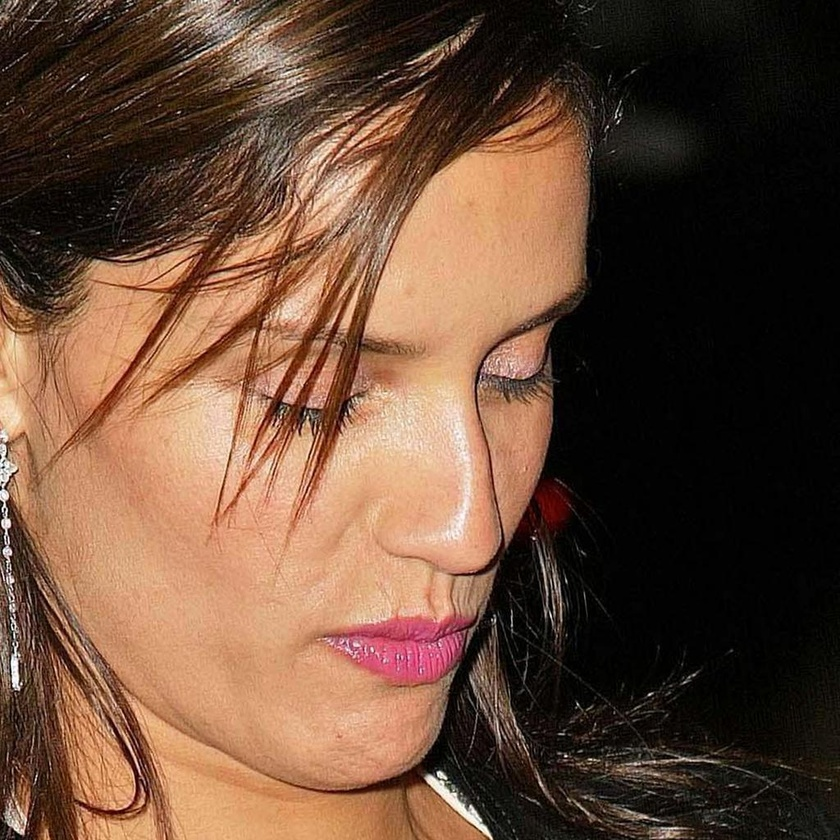
#> input picture train_data/data/image/CeleAHQ_subset_200/000004.jpg.jpg, 840 x 840 px, shrunk from 1024 x 1024 before the run, found by its file name; its folder holds 4 pictures in this run
$ python Image-mirroring-conversion.py
#> lines starting #> are read from the running program, lines starting #| are printed output that depends on the picture
import os
from PIL import Image

def mirror_images(input_folder, output_folder):
    # 确保输出文件夹存在
    if not os.path.exists(output_folder):
        os.makedirs(output_folder)

    # 遍历输入文件夹中的所有文件
    for filename in os.listdir(input_folder):
        # 检查文件是否为图片文件
        if filename.endswith(('.jpg', '.jpeg', '.png', '.gif', '.bmp')):
            # 拼接文件路径
            input_path = os.path.join(input_folder, filename)

            # 获取原始文件名和扩展名
            name, extension = os.path.splitext(filename)

            # 生成镜像文件名
            mirrored_filename = f"{name}-mirror image{extension}"
            output_path = os.path.join(output_folder, mirrored_filename)

            # 打开图片文件
            try:
                with Image.open(input_path) as img:
                    # 镜像化图片
#> img is the input picture: PIL image 840x840 RGB; mean R, G, B 104.4, 74.8, 56.5
                    mirrored_img = img.transpose(Image.FLIP_LEFT_RIGHT)
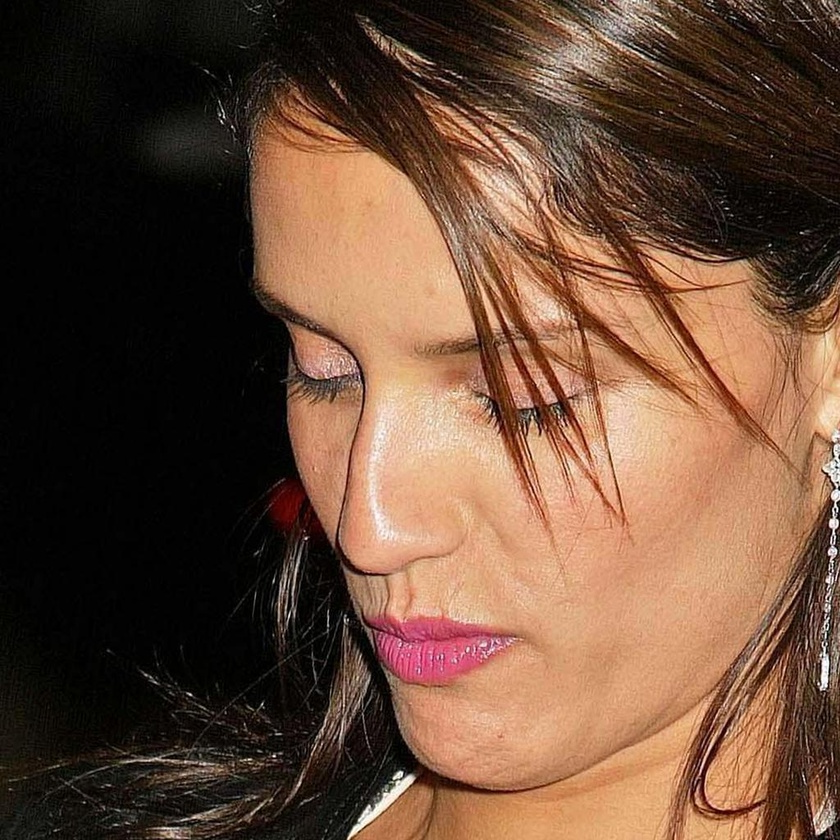
#> mirrored_img: PIL image 840x840 RGB; mean R, G, B 104.4, 74.8, 56.5

                    # 保存镜像化后的图片
                    mirrored_img.save(output_path)
                    print(f"Processed: {filename}")
            except Exception as e:
                print(f"Error processing {filename}: {e}")
#> pass 2 of the loop in mirror_images, `for filename in os.listdir(input_folder):`:
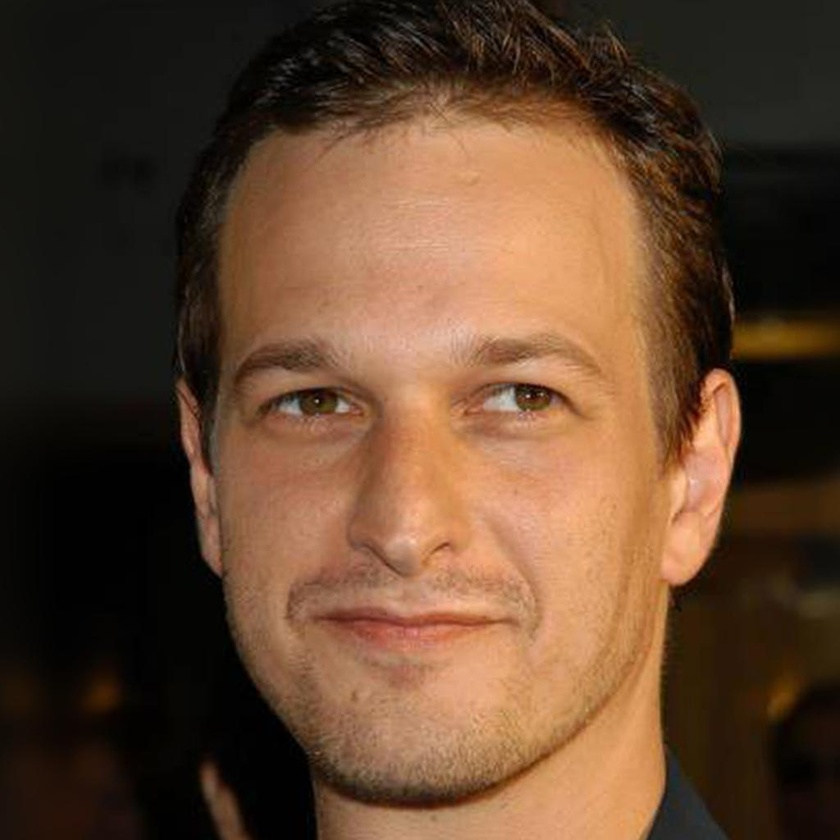
#> input picture train_data/data/image/CeleAHQ_subset_200/000016.jpg.jpg, 840 x 840 px, shrunk from 1024 x 1024 before the run, found by its file name
#> in mirror_images, img is the input picture: PIL image 840x840 RGB; mean R, G, B 96.9, 68, 46.6
#> in mirror_images, `mirrored_img = img.transpose(Image.FLIP_LEFT_RIGHT)`:
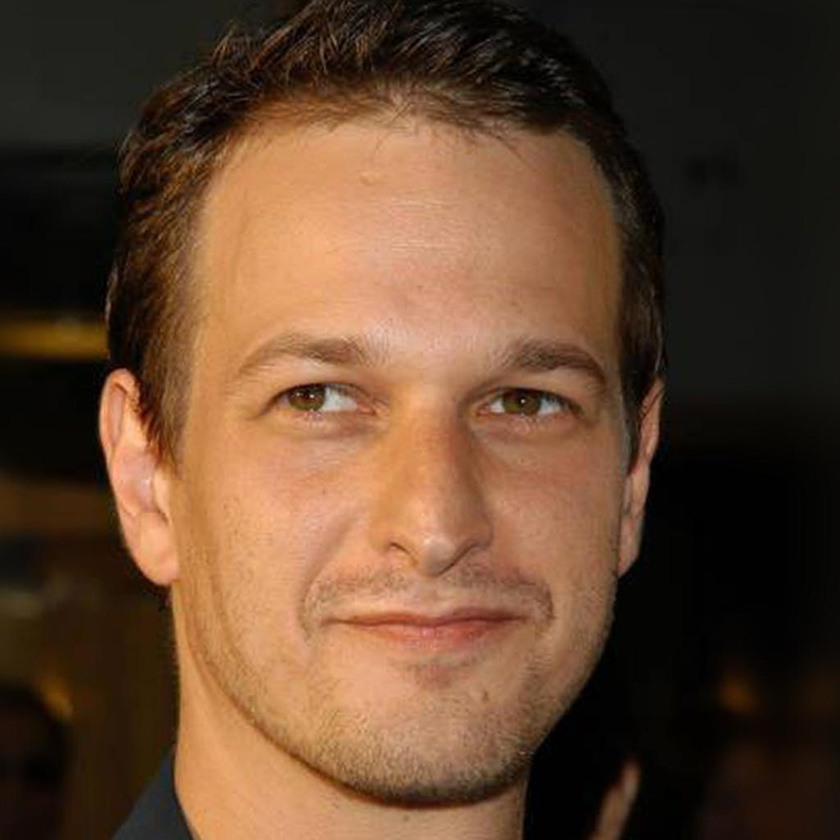
#> mirrored_img: PIL image 840x840 RGB; mean R, G, B 96.9, 68, 46.6
#> pass 3 of the loop in mirror_images, `for filename in os.listdir(input_folder):`:
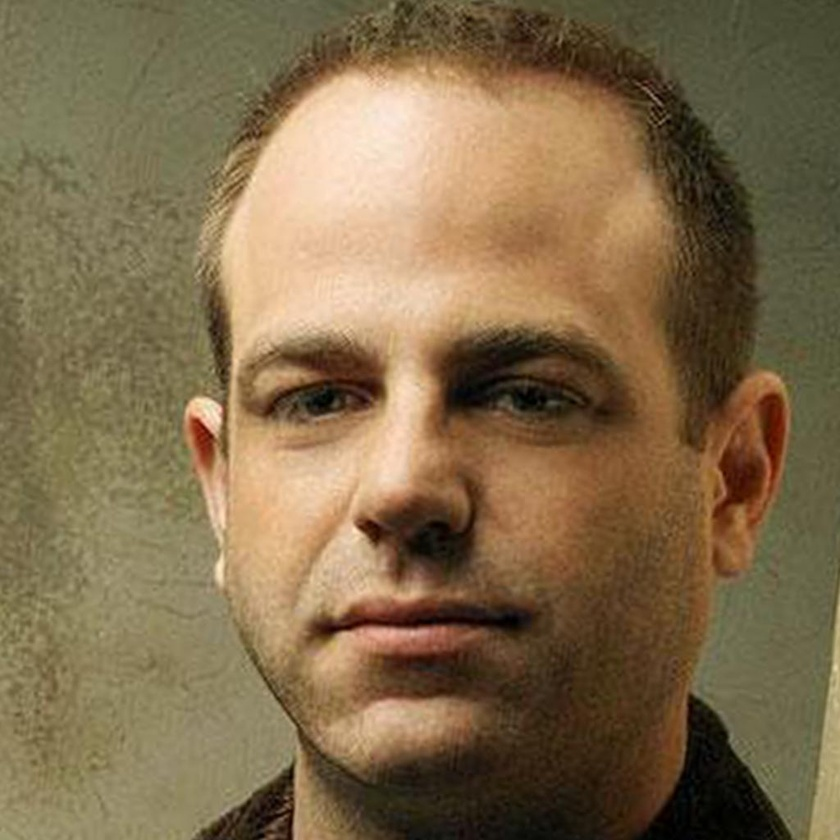
#> input picture train_data/data/image/CeleAHQ_subset_200/000025.jpg.jpg, 840 x 840 px, shrunk from 1024 x 1024 before the run, found by its file name
#> in mirror_images, img is the input picture: PIL image 840x840 RGB; mean R, G, B 128.8, 108, 75.8
#> in mirror_images, `mirrored_img = img.transpose(Image.FLIP_LEFT_RIGHT)`:
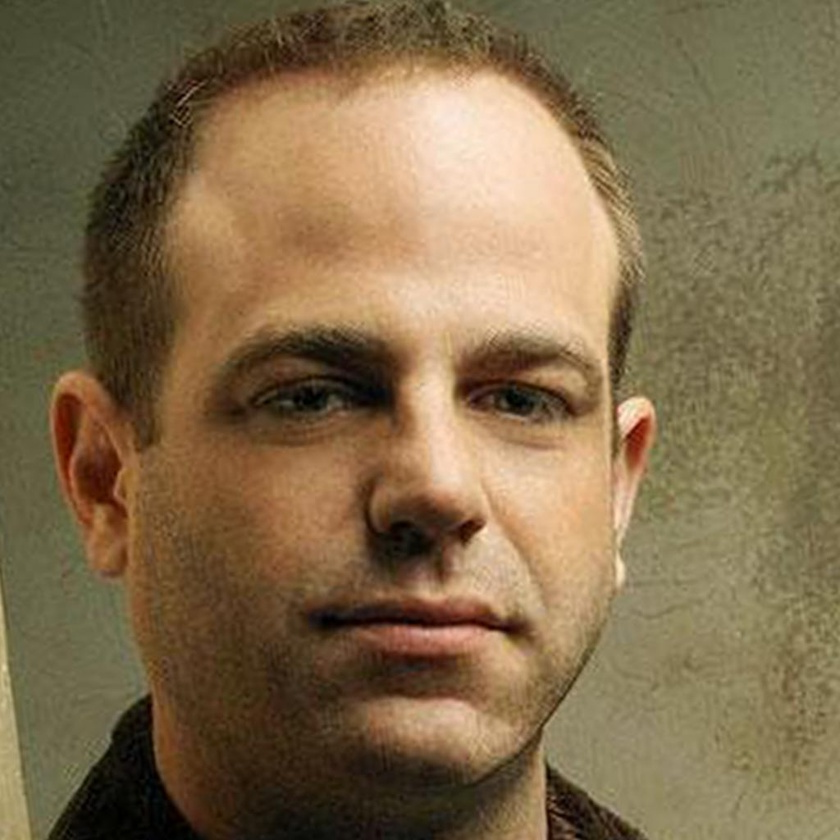
#> mirrored_img: PIL image 840x840 RGB; mean R, G, B 128.8, 108, 75.8
#> the loop made 4 passes; the first 3 are shown

if __name__ == "__main__":
    # 输入文件夹路径
    input_folder = "D://python project//Suzumiya-Diffusion-Learning//train_data//data//image//CeleAHQ_subset_200"
    # 输出文件夹路径
    output_folder = "D://python project//Suzumiya-Diffusion-Learning//train_data//data//image//CeleAHQ_subset_200 mirror image"

    # 执行镜像化图片操作
    mirror_images(input_folder, output_folder)
